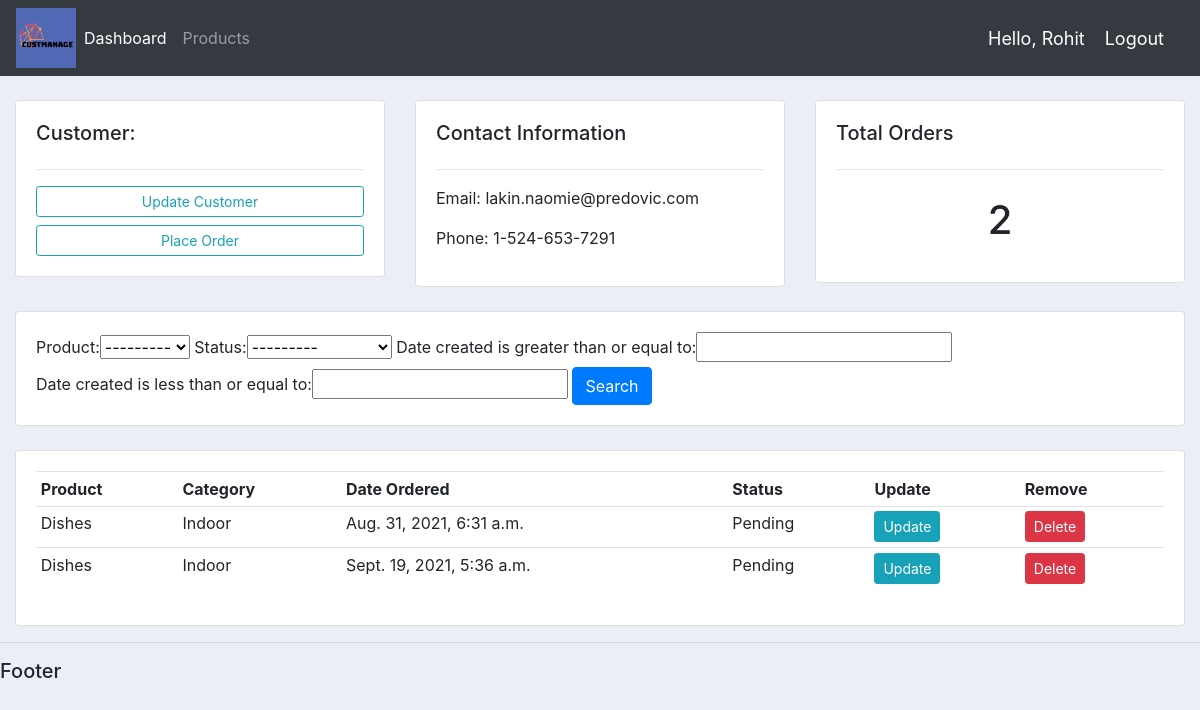
The page /customer/2/ (signed in) on the database its author committed.
### custmanageapp/models.py (models this page shows, shortened)
class Customer(models.Model):
    name = models.CharField(max_length = 200, null = True)
    phone = models.CharField(max_length = 200, null = True)
    email = models.CharField(max_length = 200, null = True)
    date_created = models.DateTimeField(auto_now_add = True, null = True)

class Order(models.Model):
    STATUS = (
        ('Pending','Pending'),
        ('Out For Delivery', 'Out For Delivery'),
        ('Delivered', 'Delivered'),
    )
    customer = models.ForeignKey(Customer,null = True,on_delete = models.SET_NULL)
    product = models.ForeignKey(Product,null = True,on_delete = models.SET_NULL)
    date_created = models.DateTimeField(auto_now_add = True, null = True)
    status = models.CharField(max_length = 200, null = True, choices = STATUS)

class Product(models.Model):
    CATEGORY = (
        ('Indoor','Indoor'),
        ('Outdoor','Outdoor'),
    )
    name = models.CharField(max_length = 200, null = True)
    price = models.FloatField(null = True)
    category = models.CharField(max_length = 200, null = True, choices = CATEGORY)
    description = models.CharField(max_length = 200, null = True, blank = True)
    date_created = models.DateTimeField(auto_now_add = True, null = True)
    tags = models.ManyToManyField(Tag)
    def __str__(self):
        return self.name

### custmanageapp/views.py (the view)
# urls.py: path('customer/<str:pk>/', views.customer, name = "customer"),
@login_required(login_url = 'login')
def customer(request, pk):
    customer = Customer.objects.get(id = pk)
    orders = customer.order_set.all()
    order_count = orders.count()
    myFilter = OrderFilter(request.GET, queryset = orders)
    orders = myFilter.qs
    context = {'customer':customer, 'orders':orders, 'order_count':order_count, 'myFilter': myFilter}
    return render(request,'custmanageapp/customer.html',context)

### custmanageapp/templates/custmanageapp/customer.html
{% extends 'custmanageapp/main.html' %}
{% block content %}
<br>
<div class="row">
	<div class="col-md">
		<div class="card card-body">
			<h5>Customer:</h5>
			<hr>
			<a class="btn btn-outline-info  btn-sm btn-block" href="">Update Customer</a>
			<a class="btn btn-outline-info  btn-sm btn-block" href="{% url 'create_order' customer.id %}">Place Order</a>
		</div>
	</div>
	<div class="col-md">
		<div class="card card-body">
			<h5>Contact Information</h5>
			<hr>
			<p>Email: {{customer.email}} </p>
			<p>Phone: {{customer.phone}} </p>
		</div>
	</div>
	<div class="col-md">
		<div class="card card-body">
			<h5>Total Orders</h5>
			<hr>
			<h1 style="text-align: center;padding: 10px">{{order_count}}</h1>
		</div>
	</div>
</div>
<br>
<div class="row">
	<div class="col">
		<div class="card card-body">
			<form method="get">
				{{myFilter.form}}
		    <button class="btn btn-primary" type="submit">Search</button>
		  </form>
		</div>
	</div>
</div>
<br>
<div class="row">
	<div class="col-md">
		<div class="card card-body">
			<table class="table table-sm">
				<tr>
					<th>Product</th>
					<th>Category</th>
					<th>Date Ordered</th>
					<th>Status</th>
					<th>Update</th>
					<th>Remove</th>
				</tr>
				{% for order in orders %}
					<tr>
						<td>{{order.product}}</td>
						<td>{{order.product.category}}</td>
						<td>{{order.date_created}}</td>
						<td>{{order.status}}</td>
						<td><a class ="btn btn-sm btn-info" href = "{% url 'update_order' order.id %}">Update</a></td>
						<td><a class ="btn btn-sm btn-danger"  href = "{% url 'delete_order' order.id %}" >Delete</a></td>
					</tr>
				{% endfor %}
			</table>
		</div>
	</div>
</div>
{% endblock %}

### custmanageapp/templates/custmanageapp/navbar.html (shortened to what this page needs)
{% load static %}
<nav class="navbar navbar-expand-lg navbar-dark bg-dark">
  <img src="{% static 'images/logo.png' %}" style="width: 5vw; min-width: 10px;">
  <div class="collapse navbar-collapse" id="navbarNav">
    <ul class="navbar-nav">
      <li class="nav-item active">
        <a class="nav-link" href="{% url 'home' %}">Dashboard</a>
      </li>
      <li class="nav-item">
        <a class="nav-link" href="{% url 'products' %}">Products</a>
      </li>
    </ul>
  </div>
  <span class = "hello-msg">Hello, {{request.user}}</span>
  <span><a class = "hello-msg" href="{% url 'logout' %}">Logout</a></span>
</nav>

### static/css/main.css (style rules this page uses)
body { background-color: #ebeff5; }

### custmanageapp/templates/custmanageapp/navbar.html (style rules this page uses)
.hello-msg { font-size: 18px; color: #fff; margin-right: 20px; }

### rows shown on the page
Customer: email "lakin.naomie@predovic.com", phone "1-524-653-7291"
Order: product "Dishes", product.category "Indoor", date_created "Aug. 31, 2021, 6:31 a.m.", status "Pending"
Order: product "Dishes", product.category "Indoor", date_created "Sept. 19, 2021, 5:36 a.m.", status "Pending"

### other values the page prints
{{ request.user }} "Rohit"
{{ order_count }} "2"
